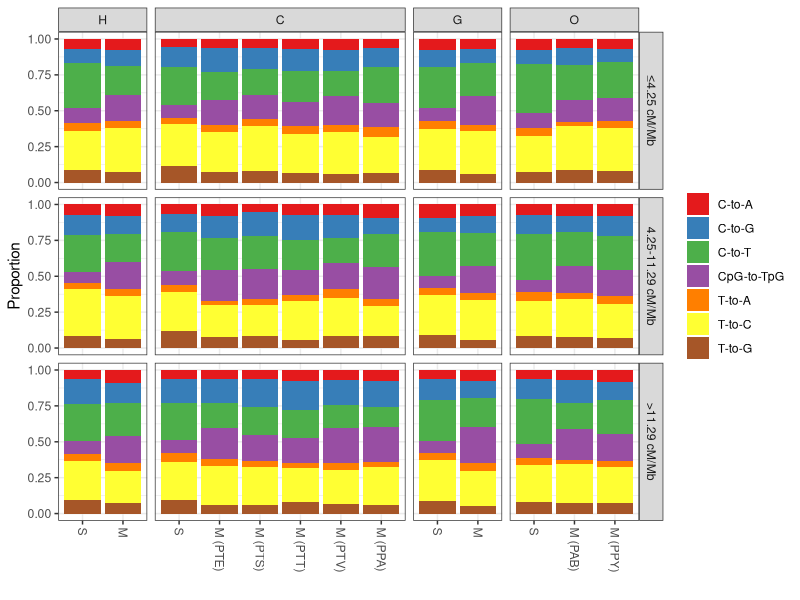
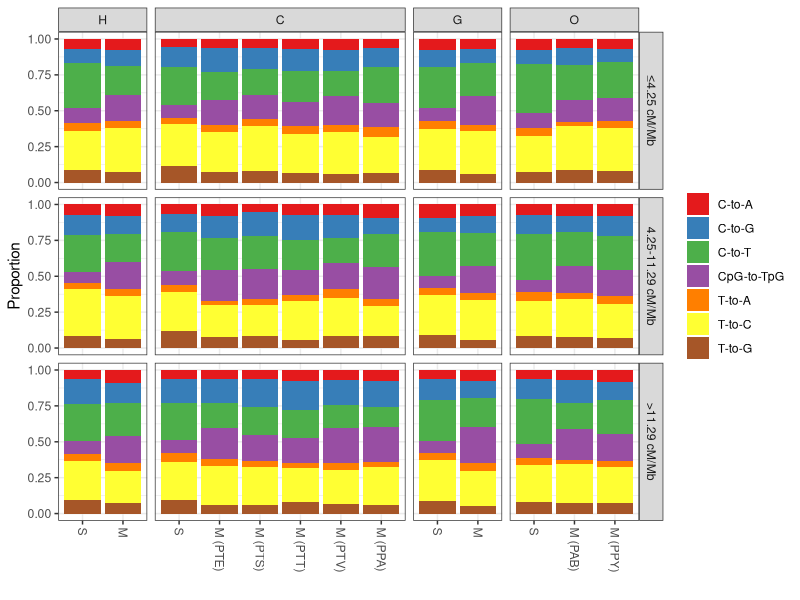

These figures' R source, in order:
# load libraries and data
library(ggplot2)

data_11 <- read.table("data_11.txt", header=TRUE, sep = "\t")
data_11$sp <- factor(data_11$sp, levels = c("S", "M", "M (PTE)", "M (PTS)", "M (PTT)", "M (PTV)", "M (PPA)", "M (PAB)", "M (PPY)"))
data_11$gr <- factor(data_11$gr, levels = c("H", "C", "G", "O"))
data_11$rb <- factor(data_11$rb, levels = c("≤4.25 cM/Mb", "4.25-11.29 cM/Mb" ,">11.29 cM/Mb"))

# plot Figure 6
p1 <- ggplot(data_11, aes(x=sp, y=prop, fill=mType)) + 
  geom_bar(stat = "identity",position = "fill") + 
  facet_grid(rb~gr,scale="free_x", space = "free") + 
  theme_bw() + 
  scale_fill_brewer(palette="Set1") +
  xlab("") + 
  ylab("Proportion") + 
  theme(legend.title = element_blank(), axis.text.x = element_text(angle = 270, vjust = 0.5, hjust=0))
p1

ggsave("fig_6.png", p1, width=13, height=15, units = "cm")